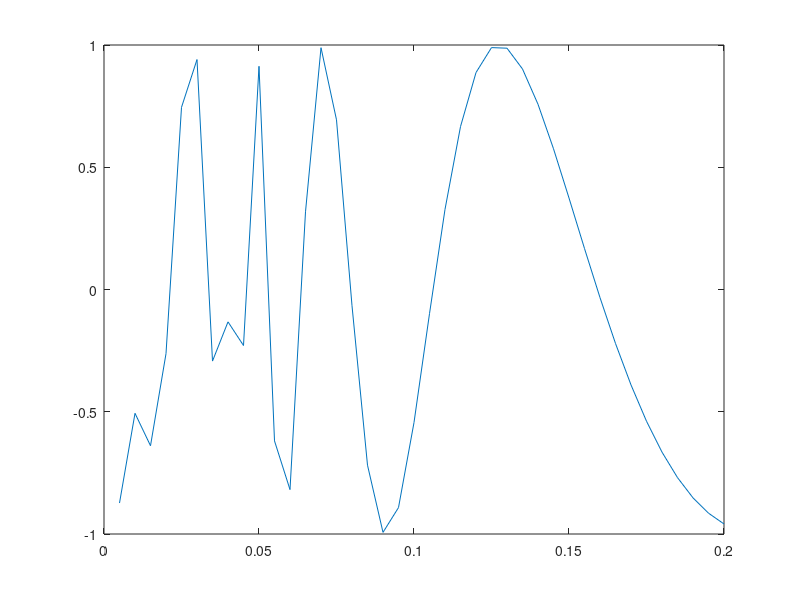

The MATLAB script that drew this image: (Note: this script raises an error after producing the figure.)
clear;
clc;
x=[1:0.1:9];
y=x.^2;
plot(x,y);
%%
x=[0.5:0.2:2.1];
y=[0.1:0.2:1.7];
X=x+y*i
plot(X)

%当XY为矩阵
t=0:0.01:2*pi;
t=t.';
x=[t,t,t];
y=[sin(t),sin(2*t),sin(0.5*t)];
plot(x,y);
%plot(X,Y,LineSpec)可指定线型 标记和颜色
%plot(x1,y1,...,xn,yn)在同一组坐标轴上绘制多对x y
%上面每一个yn后面可以加一个LineSpec
%'-'实线 '--'虚线 '：'点线 '-.'点划线 还可以加颜色符号
%%绘制多个曲线
x1=linspace(0,2*pi,10);
x2=linspace(0,2*pi,20);
x3=linspace(0,2*pi,100);
y1=sin(x1);
y2=sin(x2)+2;
y3=sin(x3)+4;
plot(x1,y1,'red',x2,y2,x3,y3);

%%fplot函数
%fplot(f)在默认区间[-5,5]绘制由函数y=f(x)定义的曲线
%fplot(f,interval)
x=[0:0.005:0.2]
z=sin(1./x);
fplot(@(x)sin(1./x),[0,0.2])
plot(x,z)

%%fplot(funx,funy)在默认区间[-5,5]绘制由x=funx(t)和y=funy(t)定义的曲线
%后面可以加上interval
%参数方程
fplot(@(t)t*sin(t),@(t)t*cos(t),[0,10*pi],'-r')

%其他坐标系的二维曲线
%对数坐标图
%semilogx(x,y)在x轴上以10为底的对数刻度、在y轴上使用线性刻度来绘制x和y
%要绘制由线段链接的一组坐标 要将x y指定为相同长度的向量
%要在同一坐标区上绘制多组坐标 要将xy中的至少一个指定为矩阵
%后面可以加LineSpec

x=logspace(-1,2);%0.1到100
y=x;
semilogx(x,y);

%极坐标图
%polarplot(theta,rho)在极坐标中绘制线条 向量长度要相等
t=[0:0.001:4*pi];
r=(sin(t)).^t;%注意这里t是一个向量 
polarplot(t,r);

%%统计图
%条形图
%bar(y)创建一个条形图 y中的每个元素对应一个条形
%要绘制单个序列要将y指定为长度为m的向量
%要绘制多个条形序列 将y指定为矩阵 每个序列对应一列
%bar(x,y)在x指定的位置绘制条形


x=[2021:1:2023];
y=[10,20;20,30;100,200];
bar(x,y)


%直方图
%histogram(X)基于X创建直方图 使用自动分bin算法 然后返回均匀宽度的bin
%bin可覆盖X中的元素范围并显示分布的基本形状
%histogram将bin显示为矩形条 每个举行的高度就表示bin中元素数量
%histogram(X,nbins)指定bin的数量 即区间数量
x=randn(1000,1)%1000*1矩阵
histogram(x,10)
%获取bin的计数
h=histogram(x,10);
counts=h.Values

%面积类图形
%pie(X)使用X中的数据绘制饼图 饼图中的每个扇区代表X中的一个元素
%如果sum(X)<=1 X中的值直接指定饼图扇区的面积 如果<1 仅绘制部分饼图
%如果>1 则进行归一化处理
%如果X为categroical数据类型 则扇区对应于类别 每个扇区的面积是类别中的元素除以X中元素数的结果
%pie(X,explode)将扇区从饼图偏移一定位置 explode是一个由X对应的零值和非零值组成的向量或者矩阵
%pie函数仅将对应于explode中的非零元素的扇区便宜一定位置
%如果X为categorical数据类型 则explode可以是由对应于类别的零值和非零值组成的向量 或是要偏移的类别名称组成的元胞数组

x=[1:2:9];
pie(x)

X=categorical({'North','South','North','East','South','West'});
explode={'West','East'};
labels={'E','N','S','W'};
pie(X,explode,labels)

%散点类图形
%scatter(x,y) 在向量x和y指定的位置创建一个包含圆形标记的散点图
%要绘制一组坐标 xy要等长
%多组坐标其中一个要是矩阵
%scatter(x,y,sz)可指定圆圈大小 所有圆圈大小相等 sz为标量 否则为向量或者矩阵
%scatter(x,y,sz,c) 颜色的指定同上
% scatter...,"filled")填充圆
% scatter(...,mkr)指定标记类型

%%画一颗爱心
t=0:pi/50:2*pi;
x=16*sin(t).^3;
y=13*cos(t)-5*cos(2*t)-2*cos(3*t)-cos(4*t)
scatter(x,y,'red','filled')

%%矢量类图形
%quiver(X,Y,U,V)在由XY指定的笛卡尔坐标上绘制具有定向分量UV的箭头  （X，Y）->(U,V)
%第一个箭头源于X(1)Y(1)按U(1)水平延伸 V(1)垂直延伸 默认quiver缩放箭头长度使其不重叠
%quiver(U,V)在等距点上绘制箭头，箭头的定向分量由UV指定
%UV为向量 则箭头的x坐标范围是1到U和V中的元素数 y坐标为1
%UV为矩阵 箭头x的坐标范围是从1到U和V中的列数 箭头y坐标范围是从1到U V中的行数
A=[4,5];
quiver(0,0,A(1),A(2));
B=[1:1:10]
C=[11:1:20]
quiver(B,C)

%图形属性设置
%线型 标记和颜色
%指定为包含符号的字符串标量或字符向量 符号可以任意顺序显示
%"--or"为带有圆形标记的红色虚线
%'-'实线 '--'虚线 ':'点线 '-.'点划线
%标记'o' '+' '*' '.' 'x' '_' '|' 'square' 'diamond' '^' '>' '<' 'pentagram'
%'hexagram'
%颜色名称  'red' 'r'  'green' 'g'    'blue' 'b'
%'cyan'  'c'淡蓝色   'magenta' 'm'   'yellow' 'y'
%'black' 'k'  'white' 'w'  也可以用RGB三元组

%图形标注
%都支持LaTeX
%title(图形标题) 
%xlable(x轴说明) ylable(y轴说明) text(x,y,图形说明)  legend(图例1,图例2...)
 
%坐标控制
%axis函数 指定当前坐标区范围
%axis([xmin,xmax,ymin,ymax,zmin,zmax])指定当前坐标区范围

%axis equal:横坐标采用等长刻度
%axis square正方形坐标系
% axis auto 使用默认设置
%axis off 取消坐标轴
%axis on显示坐标轴

%给坐标系加上网格边框
%grid on:控制显示网格线 off则不显示
%默认无网格线

%%属性设置
x=linspace(0,2*pi,200);
y=[sin(x);sin(2*x);sin(0.5*x)];
plot(x,y);
axis([0,4,-1.5,1.5]);
title('three sine curvey=sin{\theta}','FontSize',24)%FontSize让title变大
xlabel('X');
ylabel('Y');
text(2.5,sin(2.5),'sin(x)');
text(2.5,sin(2*2.5),'sin(2x)');
text(2.5,sin(0.5*2.5),'sin(0.5x)');
%跟画图的时候元素位置一样
legend('sin(x)','sin(2x)','sin(0.5x)')

% %图形保持
% hold on:控制保持原有图形
% hold off:控制刷新图形窗口
% hold on:用于在两种状态之间切换

%画同心圆
t=linspace(0,2*pi,200);
x=sin(t);
y=cos(t);
plot(x,y,'b');
axis equal;
hold on 
axis square
x1=2*sin(t);
y1=2*cos(t);
plot(x1,y1,'r')
%%两个向量相加
axis auto;
A=[4,5];
B=[-10,10];
C=A+B;
hold on;
quiver(0,0,A(1),A(2));
quiver(0,0,B(1),B(2));
quiver(0,0,C(1),C(2));
legend('A','B','A+B');
title("The result of A+B")
xlabel('X')
ylabel('Y');
text(A(1),A(2),'A');
text(B(1),B(2),'B');
text(C(1),C(2),'C');
grid on;
